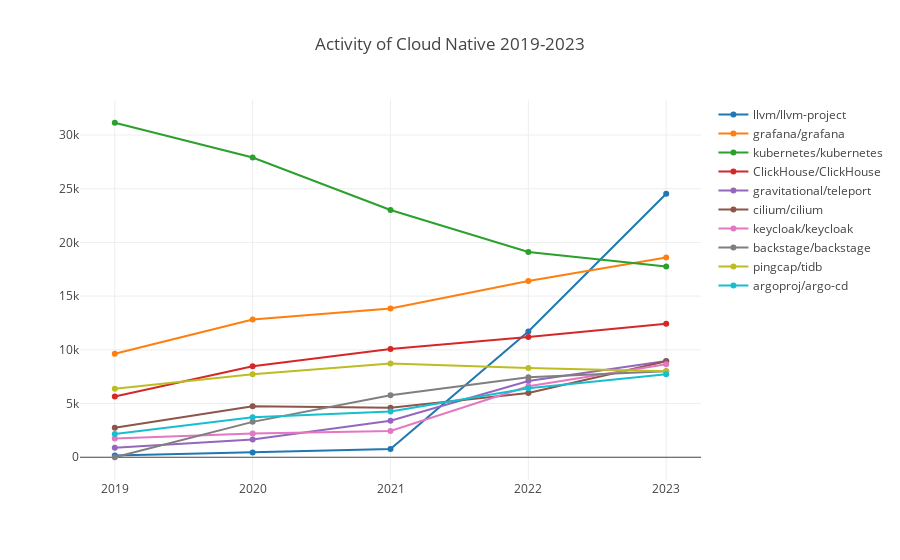

The cell this chart's notebook holds for it:
### Code cell
processTechFieldDataActivity(':technology/cloud_native', 'Cloud Native');

### Figure 1 — Plotly figure (JSON) as saved in the notebook; plotly's stock layout.template omitted (floating-point values rounded to 4 significant figures)
{"data": [{"name": "llvm/llvm-project", "x": [2019, 2020, 2021, 2022, 2023], "y": [173.7, 442.0, 759.5, 11710.0, 24530.0]}, {"name": "grafana/grafana", "x": [2019, 2020, 2021, 2022, 2023], "y": [9635.0, 12830.0, 13860.0, 16400.0, 18600.0]}, {"name": "kubernetes/kubernetes", "x": [2019, 2020, 2021, 2022, 2023], "y": [31140.0, 27900.0, 23020.0, 19100.0, 17750.0]}, {"name": "ClickHouse/ClickHouse", "x": [2019, 2020, 2021, 2022, 2023], "y": [5658.0, 8472.0, 10070.0, 11200.0, 12420.0]}, {"name": "gravitational/teleport", "x": [2019, 2020, 2021, 2022, 2023], "y": [893.0, 1658.0, 3395.0, 7103.0, 8952.0]}, {"name": "cilium/cilium", "x": [2019, 2020, 2021, 2022, 2023], "y": [2750.0, 4756.0, 4599.0, 5990.0, 8939.0]}, {"name": "keycloak/keycloak", "x": [2019, 2020, 2021, 2022, 2023], "y": [1735.0, 2210.0, 2449.0, 6602.0, 8650.0]}, {"name": "backstage/backstage", "x": [2019, 2020, 2021, 2022, 2023], "y": [0, 3294.0, 5771.0, 7436.0, 8018.0]}, {"name": "pingcap/tidb", "x": [2019, 2020, 2021, 2022, 2023], "y": [6372.0, 7720.0, 8726.0, 8311.0, 8008]}, {"name": "argoproj/argo-cd", "x": [2019, 2020, 2021, 2022, 2023], "y": [2173.0, 3726.0, 4255.0, 6424.0, 7735.0]}], "layout": {"autosize": true, "title": {"text": "Activity of Cloud Native 2019-2023"}, "xaxis": {"autorange": true, "range": [2019.0, 2023.0], "type": "linear"}, "yaxis": {"autorange": true, "range": [-2570.0, 33710.0], "type": "linear"}}}
